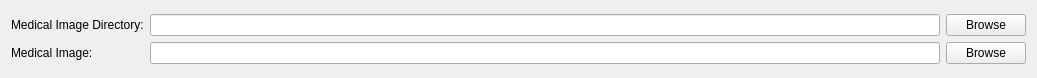
<?xml version="1.0" encoding="UTF-8"?>
<ui version="4.0">
 <class>DirectoryPage</class>
 <widget class="QWizardPage" name="DirectoryPage">
  <property name="windowModality">
   <enum>Qt::NonModal</enum>
  </property>
  <property name="geometry">
   <rect>
    <x>0</x>
    <y>0</y>
    <width>1037</width>
    <height>78</height>
   </rect>
  </property>
  <property name="windowTitle">
   <string>Directory Page</string>
  </property>
  <property name="autoFillBackground">
   <bool>false</bool>
  </property>
  <property name="title">
   <string>Medical Image Directory Or Medical Image</string>
  </property>
  <property name="subTitle">
   <string>Select a folder which contains medical images or select a medical image file. Medical images should be in DICOM(*.dcm) or NIFTI (*.nii/*.nii.gz) format. </string>
  </property>
  <layout class="QVBoxLayout" name="verticalLayout_3">
   <item>
    <layout class="QHBoxLayout" name="horizontalLayout_3">
     <item>
      <layout class="QVBoxLayout" name="verticalLayout">
       <item>
        <widget class="QLabel" name="label_dir">
         <property name="text">
          <string>Medical Image Directory:</string>
         </property>
        </widget>
       </item>
       <item>
        <widget class="QLabel" name="label_image">
         <property name="text">
          <string>Medical Image:</string>
         </property>
        </widget>
       </item>
      </layout>
     </item>
     <item>
      <layout class="QVBoxLayout" name="verticalLayout_2">
       <item>
        <layout class="QHBoxLayout" name="horizontalLayout">
         <item>
          <widget class="QLineEdit" name="lineEdit_directory"/>
         </item>
         <item>
          <widget class="QPushButton" name="pushButtonDirectoryBrowse">
           <property name="text">
            <string>Browse</string>
           </property>
          </widget>
         </item>
        </layout>
       </item>
       <item>
        <layout class="QHBoxLayout" name="horizontalLayout_2">
         <item>
          <widget class="QLineEdit" name="lineEdit_image"/>
         </item>
         <item>
          <widget class="QPushButton" name="pushButtonFileBrowse">
           <property name="text">
            <string>Browse</string>
           </property>
          </widget>
         </item>
        </layout>
       </item>
      </layout>
     </item>
    </layout>
   </item>
  </layout>
 </widget>
 <resources/>
 <connections/>
</ui>
